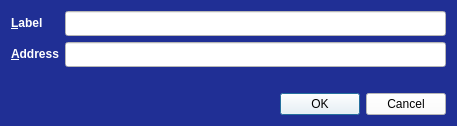
<?xml version="1.0" encoding="UTF-8"?>
<ui version="4.0">
 <class>EditAddressDialog</class>
 <widget class="QDialog" name="EditAddressDialog">
  <property name="geometry">
   <rect>
    <x>0</x>
    <y>0</y>
    <width>457</width>
    <height>126</height>
   </rect>
  </property>
  <property name="font">
   <font>
    <family>Dosis</family>
   </font>
  </property>
  <property name="windowTitle">
   <string>Edit Address</string>
  </property>
  <property name="styleSheet">
   <string notr="true">color: rgb(255, 255, 255);
background-color: rgb(32, 47, 149)</string>
  </property>
  <layout class="QVBoxLayout" name="verticalLayout">
   <item>
    <layout class="QFormLayout" name="formLayout">
     <property name="fieldGrowthPolicy">
      <enum>QFormLayout::AllNonFixedFieldsGrow</enum>
     </property>
     <item row="0" column="0">
      <widget class="QLabel" name="label">
       <property name="font">
        <font>
         <weight>75</weight>
         <bold>true</bold>
        </font>
       </property>
       <property name="text">
        <string>&amp;Label</string>
       </property>
       <property name="buddy">
        <cstring>labelEdit</cstring>
       </property>
      </widget>
     </item>
     <item row="0" column="1">
      <widget class="QLineEdit" name="labelEdit">
       <property name="toolTip">
        <string>The label associated with this address list entry</string>
       </property>
       <property name="styleSheet">
        <string notr="true">color: rgb(0, 0, 0);
background-color: rgb(255, 255, 255);</string>
       </property>
      </widget>
     </item>
     <item row="1" column="0">
      <widget class="QLabel" name="label_2">
       <property name="font">
        <font>
         <weight>75</weight>
         <bold>true</bold>
        </font>
       </property>
       <property name="text">
        <string>&amp;Address</string>
       </property>
       <property name="buddy">
        <cstring>addressEdit</cstring>
       </property>
      </widget>
     </item>
     <item row="1" column="1">
      <widget class="QValidatedLineEdit" name="addressEdit">
       <property name="toolTip">
        <string>The address associated with this address list entry. This can only be modified for sending addresses.</string>
       </property>
       <property name="styleSheet">
        <string notr="true">color: rgb(0, 0, 0);
background-color: rgb(255, 255, 255);</string>
       </property>
      </widget>
     </item>
    </layout>
   </item>
   <item>
    <widget class="QDialogButtonBox" name="buttonBox">
     <property name="styleSheet">
      <string notr="true">background-color: rgb(255, 255, 255);
color: rgb(0, 0, 0);</string>
     </property>
     <property name="orientation">
      <enum>Qt::Horizontal</enum>
     </property>
     <property name="standardButtons">
      <set>QDialogButtonBox::Cancel|QDialogButtonBox::Ok</set>
     </property>
    </widget>
   </item>
  </layout>
 </widget>
 <customwidgets>
  <customwidget>
   <class>QValidatedLineEdit</class>
   <extends>QLineEdit</extends>
   <header>qvalidatedlineedit.h</header>
  </customwidget>
 </customwidgets>
 <resources/>
 <connections>
  <connection>
   <sender>buttonBox</sender>
   <signal>accepted()</signal>
   <receiver>EditAddressDialog</receiver>
   <slot>accept()</slot>
   <hints>
    <hint type="sourcelabel">
     <x>20</x>
     <y>20</y>
    </hint>
    <hint type="destinationlabel">
     <x>20</x>
     <y>20</y>
    </hint>
   </hints>
  </connection>
  <connection>
   <sender>buttonBox</sender>
   <signal>rejected()</signal>
   <receiver>EditAddressDialog</receiver>
   <slot>reject()</slot>
   <hints>
    <hint type="sourcelabel">
     <x>20</x>
     <y>20</y>
    </hint>
    <hint type="destinationlabel">
     <x>20</x>
     <y>20</y>
    </hint>
   </hints>
  </connection>
 </connections>
</ui>
